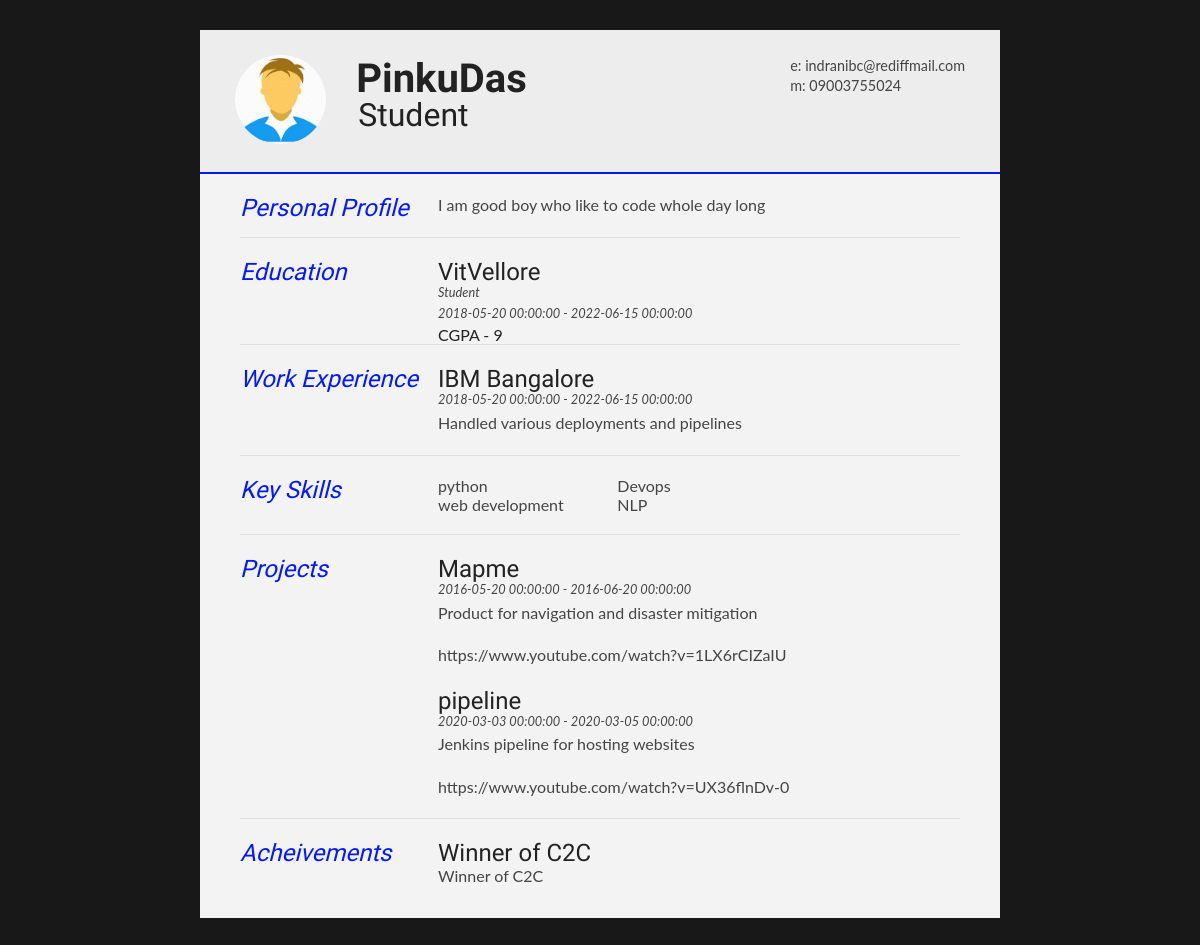
The app's page /resume (signed in), older data.
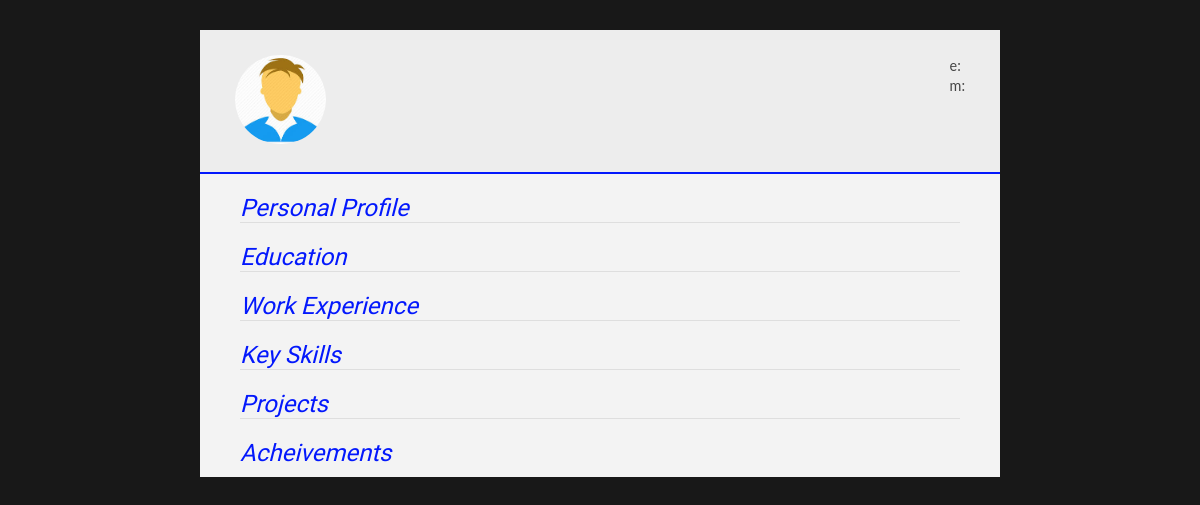
The same page, newer data.
### resume/models.py (models this page shows, shortened)
class userdetails(db.Model):
    id = db.Column(db.Integer, primary_key=True)
    name = db.Column(db.String(20),nullable=False)
    email = db.Column(db.String(120),nullable=False)
    designation = db.Column(db.String(120),nullable=False)
    phoneno =  db.Column(db.String(15),nullable=False)
    profile = db.Column(db.Text,nullable=False)
    user_id= db.Column(db.Integer,db.ForeignKey('user.id'),nullable=False)

class education(db.Model):
    id = db.Column(db.Integer, primary_key=True)
    name = db.Column(db.String(100),nullable=False)
    start = db.Column(db.DateTime,nullable=False,default=datetime.today())
    end = db.Column(db.DateTime,nullable=False,default=datetime.today())
    cgpa = db.Column(db.Integer,nullable=False)
    user_id= db.Column(db.Integer,db.ForeignKey('user.id'),nullable=False)

class experience(db.Model):
    id = db.Column(db.Integer, primary_key=True)
    company = db.Column(db.String(100),nullable=False)
    position = db.Column(db.String(100),nullable=False)
    startexp = db.Column(db.DateTime,nullable=False,default=datetime.today())
    endexp = db.Column(db.DateTime,nullable=False,default=datetime.today())
    content = db.Column(db.Text,nullable=False)
    user_id= db.Column(db.Integer,db.ForeignKey('user.id'),nullable=False)

class skills(db.Model):
    id = db.Column(db.Integer, primary_key=True)
    skillname = db.Column(db.String(100),nullable=False)
    user_id= db.Column(db.Integer,db.ForeignKey('user.id'),nullable=False)

class projects(db.Model):
    id = db.Column(db.Integer, primary_key=True)
    projectname = db.Column(db.String(100),nullable=False)
    startpro = db.Column(db.DateTime,nullable=False,default=datetime.today())
    endpro = db.Column(db.DateTime,nullable=False,default=datetime.today())
    description = db.Column(db.Text,default=None)
    url = db.Column(db.String(100),default=None)
    user_id= db.Column(db.Integer,db.ForeignKey('user.id'),nullable=False)

class achievements(db.Model):
    id = db.Column(db.Integer, primary_key=True)
    achname = db.Column(db.String(100),nullable=False)
    achdesc = db.Column(db.Text(100),nullable=False)
    user_id= db.Column(db.Integer,db.ForeignKey('user.id'),nullable=False)

### resume/routes.py (the view)
@app.route("/resume",methods=["GET","POST"])
@login_required
def resumeview():
    edu = education.query.filter_by(edu=current_user).all()
    exp = experience.query.filter_by(exp=current_user).all()
    pro = projects.query.filter_by(pro=current_user).all()
    usr = userdetails.query.filter_by(details=current_user).first()
    skillsadded = skills.query.filter_by(skill=current_user).all()
    achmade = achievements.query.filter_by(ach=current_user).all()
    image_file = url_for('static',filename='profiles/'+ current_user.image_file)
    return render_template("resume.html",edu=edu,exp=exp,pro=pro,usr=usr,sk=skillsadded,achmade=achmade,image_file=image_file)

### resume/models.py (called while the page is built)
@login_manager.user_loader
def load_user(id):
    return user.query.get(int(id))

### resume/templates/resume.html (shortened to what this page needs)
<!DOCTYPE html>
<html>
<head>
<link type="text/css" rel="stylesheet" href="../static/resume.css">
</head>
<body id="top">
<div id="cv" class="instaFade">
	<div class="mainDetails">
		<div id="headshot" class="quickFade">
			<img src="{{ image_file }}" alt="{{ usr.name }}" />
		</div>
		<div id="name">
			<h1 class="quickFade delayTwo">{{ usr.name }}</h1>
			 <h2 class="quickFade delayThree"> {{  usr.designation }} </h2>
		</div>
		<div id="contactDetails" class="quickFade delayFour">
			<ul>
				<li>e: <a href="#" target="_blank"> {{ usr.email }}</a></li>
				<li>m: {{ usr.phoneno }}</li>
			</ul>
		</div>
	</div>
	<div id="mainArea" class="quickFade delayFive">
		<section>
			<article>
				<div class="sectionTitle">
					<h1>Personal Profile</h1>
				</div>
				<div class="sectionContent">
					<p> {{ usr.profile }}</p>
				</div>
			</article>
		</section>
		<section>
			<div class="sectionTitle">
				<h1>Education</h1>
			</div>
			<div class="sectionContent">
				{% for education in edu %}
				<article>
					<h2>{{ education.name }}</h2>
					<p class="subDetails">Student</p>
					<p class="subDetails"> {{ education.start }} - {{ education.end }}</p>
					<h3>CGPA - {{ education.cgpa }}</h3>
				</article>
				{% endfor %}
			</div>
		</section>
		<section>
			<div class="sectionTitle">
				<h1>Work Experience</h1>
			</div>
			<div class="sectionContent">
				{%  for experience in exp %}
				<article>
					<h2>{{ experience.company }}</h2>
					<p class="subDetails">{{ experience.startexp }} - {{ experience.endexp }}</p>
					<p>{{ experience.content }}</p>
				</article>
				{% endfor %}
			</div>
		</section>
		<section>
			<div class="sectionTitle">
				<h1>Key Skills</h1>
			</div>
			<div class="sectionContent">
				<ul class="keySkills">
					{% for skills in sk %}
					<li>{{  skills.skillname }}</li>
					{% endfor %}
				</ul>
			</div>
		</section>
		<section>
			<div class="sectionTitle">
					<h1>Projects</h1>
			</div>
			<div class="sectionContent">
				{% for project in pro %}
				<article>
					<h2>{{ project.projectname }}</h2>
					<p class="subDetails">{{ project.startpro }} - {{ project.endpro }} </p>
					<p>{{ project.description }}</p>
					<p>{{ project.url }}</p>
				</article>
				{% endfor %}
			</div>
		</section>
		<section>
			<div class="sectionTitle">
					<h1>Acheivements</h1>
			</div>
			<div class="sectionContent">
				{% for acheive in achmade %}
				<article>
					<h2>{{ acheive.achname }}</h2>
					<p>{{ acheive.achdesc }}</p>
				</article>
				{% endfor %}
			</div>
		</section>
	</div>
</div>
</body>
</html>

### resume/static/resume.css (style rules this page uses)
html,body,div,span,object,iframe,h1,h2,h3,h4,h5,h6,p,blockquote,pre,abbr,address,cite,code,del,dfn,em,img,ins,kbd,q,samp,small,strong,sub,sup,var,b,i,dl,dt,dd,ol,ul,li,fieldset,form,label,legend,table,caption,tbody,tfoot,thead,tr,th,td,article,aside,canvas,details,figcaption,figure,footer,header,hgroup,menu,nav,section,summary,time,mark,audio,video { border:0; font:inherit; font-size:100%; margin:0; padding:0; vertical-align:baseline; height: auto; }
article,aside,details,figcaption,figure,footer,header,hgroup,menu,nav,section { display:block; }
html, body { background: #181818; font-family: 'Lato', helvetica, arial, sans-serif; font-size: 16px; color: #222; }
#cv { width: 100%; max-width: 800px; background: #f3f3f3; margin: 30px auto; height: auto; }
.mainDetails { padding: 25px 35px; border-bottom: 2px solid #0318fc; background: #ededed; }
#mainArea { padding: 0 40px; }
#headshot { width: 12.5%; float: left; margin-right: 30px; }
#headshot img { width: 100%; height: auto; -webkit-border-radius: 50px; border-radius: 50px; }
#contactDetails { float: right; }
#contactDetails ul { list-style-type: none; font-size: 0.9em; margin-top: 2px; }
#contactDetails ul li { margin-bottom: 3px; color: #444; }
section { border-top: 1px solid #dedede; padding: 20px 0 0; }
section:first-child { border-top: 0; }
section:last-child { padding: 20px 0 10px; }
.sectionTitle { float: left; width: 25%; }
.sectionContent { float: right; width: 72.5%; }
.sectionTitle h1 { font-family: 'Rokkitt', Helvetica, Arial, sans-serif; font-style: italic; font-size: 1.5em; color: #0318fc; }
.instaFade { -webkit-animation-name: reset, fade-in; -webkit-animation-duration: 0.5s; -webkit-animation-timing-function: ease-in; -moz-animation-name: reset, fade-in; -moz-animation-duration: 0.5s; -moz-animation-timing-function: ease-in; animation-name: reset, fade-in; animation-duration: 0.5s; animation-timing-function: ease-in; }
.quickFade { -webkit-animation-name: reset, fade-in; -webkit-animation-duration: 0.5s; -webkit-animation-timing-function: ease-in; -moz-animation-name: reset, fade-in; -moz-animation-duration: 0.5s; -moz-animation-timing-function: ease-in; animation-name: reset, fade-in; animation-duration: 0.5s; animation-timing-function: ease-in; }
.delayFour { -webkit-animation-delay: 0, 2s; -moz-animation-delay: 0, 2s; animation-delay: 0, 2s; }
.delayFive { -webkit-animation-delay: 0, 0.5s; -moz-animation-delay: 0, 0.5s; animation-delay: 0, 0.5s; }

Row changes from the older to the newer data that the page shows:
no longer on this page (row edited): userdetails: name "PinkuDas", designation "Student", email "indranibc@rediffmail.com", phoneno "09003755024", profile "I am good boy who like to code whole day long"
no longer on this page (row edited): education: name "VitVellore", start "2018-05-20 00:00:00", end "2022-06-15 00:00:00", cgpa "9"
no longer on this page (row edited): experience: company "IBM Bangalore", startexp "2018-05-20 00:00:00", endexp "2022-06-15 00:00:00", content "Handled various deployments and pipelines"
removed skills: skillname "python"
removed skills: skillname "web development"
removed skills: skillname "Devops"
removed skills: skillname "NLP"
removed projects: projectname "Mapme", startpro "2016-05-20 00:00:00", endpro "2016-06-20 00:00:00", description "Product for navigation and disaster mitigation", url "https://www.youtube.com/watch?v=1LX6rCIZaIU"
removed projects: projectname "pipeline", startpro "2020-03-03 00:00:00", endpro "2020-03-05 00:00:00", description "Jenkins pipeline for hosting websites", url "https://www.youtube.com/watch?v=UX36flnDv-0"
removed achievements: achname "Winner of C2C", achdesc "Winner of C2C"
